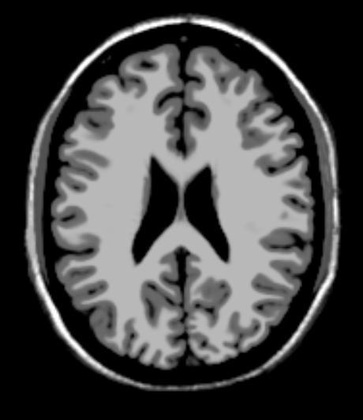
%> input picture HW1/HW1-sol/T1.jpg, 363 x 420 px, shrunk from 460 x 532 before the run
$ octave hw1q5.m   (GNU Octave 9; MATLAB toolbox functions it lacks are replaced by stand-ins)
%> lines starting %> are read from the running program, lines starting %| are printed output that depends on the picture
### HW1/HW1-sol/joint_hist.m
function p12 = joint_hist(X1,X2,binwidth)

n = length(X1);

X1 = floor(X1/binwidth)+1;
X2 = floor(X2/binwidth)+1;

numbins = ceil((255-0)/binwidth);

p12 = zeros(numbins);
for i=1:n
    p12(X1(i),X2(i)) = p12(X1(i),X2(i)) + 1;
end
p12 = p12/sum(p12(:));

### HW1/HW1-sol/hw1q5.m
clear;
clc;
im1 = double(imread('T1.jpg')); im1 = im1 + 1;
im2 = double(imread('T2.jpg')); im2 = im2 + 1;
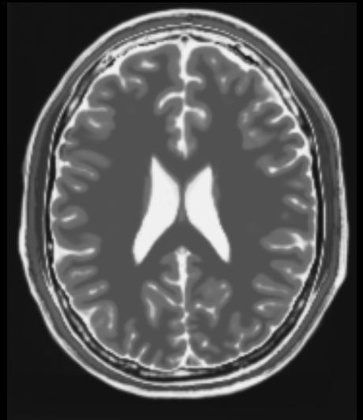
%> input picture HW1/HW1-sol/T2.jpg, 363 x 420 px, shrunk from 460 x 532 before the run
im3 = imrotate(im2,28.5,'bilinear','crop');
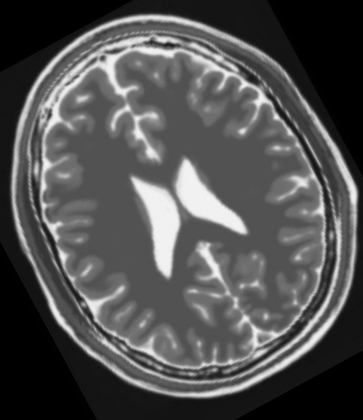
%> im3: size 420x363 double; min 0, max 245.1, mean 81.1

theta_min = -45;
theta_max = 45;
LL = (theta_max - theta_min)+1;
binwidth = 10;
thetavals = theta_min:theta_max;

ncc = zeros(LL,1);
qmi = ncc;
je = ncc;

count = 1;
for theta = -45:1:45
   fprintf ('\n%f',theta);
   im4 = imrotate(im3,theta,'bilinear','crop');

   valid_indices = find(im4 > 0);
   m1 = mean(im1(valid_indices));
   m2 = mean(im4(valid_indices));
   ncc(count) = abs(dot(im1(valid_indices)-m1,im4(valid_indices)-m2))/( sqrt(sum((im1(valid_indices)-m1).^2)) * sqrt(sum((im4(valid_indices)-m2).^2)) );

%> (the run ends here)
